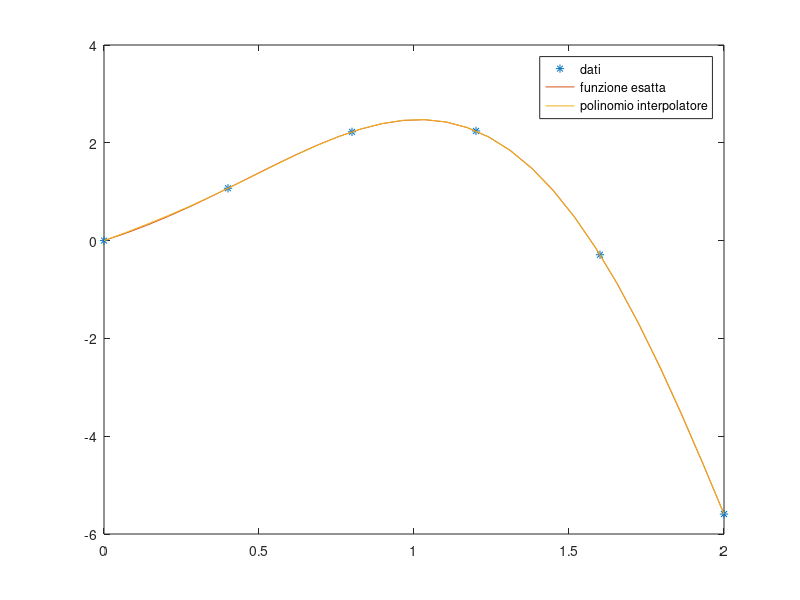

The MATLAB source for this figure:
clear;clc;close all;
%Es1 interpolazione
n_nodi= 6;
nodi = linspace(0,2,n_nodi)';
f = @(x) exp(x).*sin(2*x);
valori = f(nodi);
coeff_poli = polyfit(nodi, valori, n_nodi -1);
x = linspace(0,2,n_nodi.*5);
poli_int = polyval(coeff_poli, x);


plot(nodi, valori, '*');
hold on
plot(x, f(x));
hold on
plot(x, poli_int);
legend("dati", "funzione esatta", "polinomio interpolatore")

Err = norm(f(x) - poli_int,inf)
